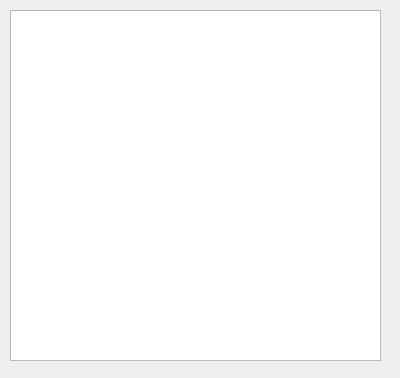
<?xml version="1.0" encoding="UTF-8"?>
<ui version="4.0">
 <class>MemoryLine</class>
 <widget class="QDialog" name="MemoryLine">
  <property name="geometry">
   <rect>
    <x>0</x>
    <y>0</y>
    <width>400</width>
    <height>378</height>
   </rect>
  </property>
  <property name="windowTitle">
   <string>Dialog</string>
  </property>
  <widget class="QTextBrowser" name="memoryOutput">
   <property name="geometry">
    <rect>
     <x>10</x>
     <y>10</y>
     <width>371</width>
     <height>351</height>
    </rect>
   </property>
  </widget>
 </widget>
 <resources/>
 <connections/>
</ui>
